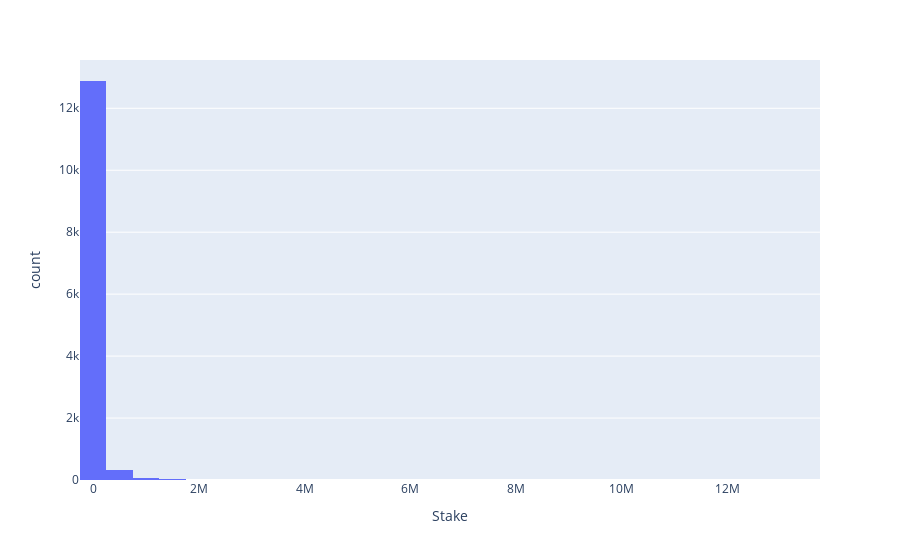

Here is the notebook cell this chart was saved with:
### Markdown cell above
## Approach 2

### Code cell
fig = px.histogram(df.to_pandas(), x='Stake',nbins=40)
fig.show()

### Figure 1 — Plotly figure (JSON) as saved in the notebook; plotly's stock layout.template omitted (floating-point values rounded to 4 significant figures; data arrays with more than 128 entries replaced by an {"elided": "..."} marker saying what was removed)
{"data": [{"alignmentgroup": "True", "bingroup": "x", "hovertemplate": "Stake=%{x}<br>count=%{y}<extra></extra>", "legendgroup": "", "marker": {"color": "#636efa", "pattern": {"shape": ""}}, "name": "", "nbinsx": 40, "offsetgroup": "", "orientation": "v", "showlegend": false, "type": "histogram", "x": {"elided": "13346 float values"}, "xaxis": "x", "yaxis": "y"}], "layout": {"barmode": "relative", "legend": {"tracegroupgap": 0}, "margin": {"t": 60}, "xaxis": {"anchor": "y", "domain": [0, 1], "title": {"text": "Stake"}}, "yaxis": {"anchor": "x", "domain": [0, 1], "title": {"text": "count"}}}}
